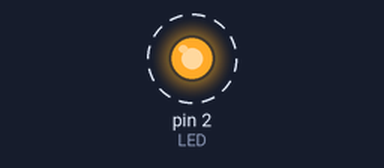
The sketch below on a simulated Arduino Mega 2560, built with avr-gcc and run on an emulated ATmega2560. On the bench: output pins drawn as LEDs (lit = HIGH). Dashed ring = blinking.

Above: at 0.2 s.
Timing chart, 0 to 3.0 s (numbered marks = the images above):
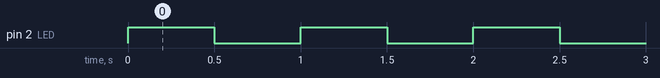

The sketch:

blink.ino
```cpp
/*

Beacause you are stupid idiot, I have to write some informations about this project.
When you want to connect this fucking LED to fucking Arduino (You have to use original Arduino Mega),
you have to take 2 jumpers. 1 red jumper and 1 blue jumper (NO OTHER, ONLY THAT COLOURS)
RED jumper connect to catode of LED and to second digital pin on that fucking Arduino.
Blue jumper conncet to annode of LED and to minuz of that fucking Arduino .
Thats it. IDIOT.

@author Nedy69

*/


#include <servo.h>                 //include some useless libraries
#include <EEPROM.h>
#include <RBD_Timer.h>
#include <RBD_Light.h>

#define LED 2

void setup() {
  pinMode(LED, OUTPUT);
}

void loop() {
  digitalWrite(LED, HIGH);
  delay(500);
  digitalWrite(LED, LOW);
  delay(500);
}
```

Measured:
- by itself, pin 2 (LED): alternates HIGH for 0.50 s and LOW for 0.50 s
